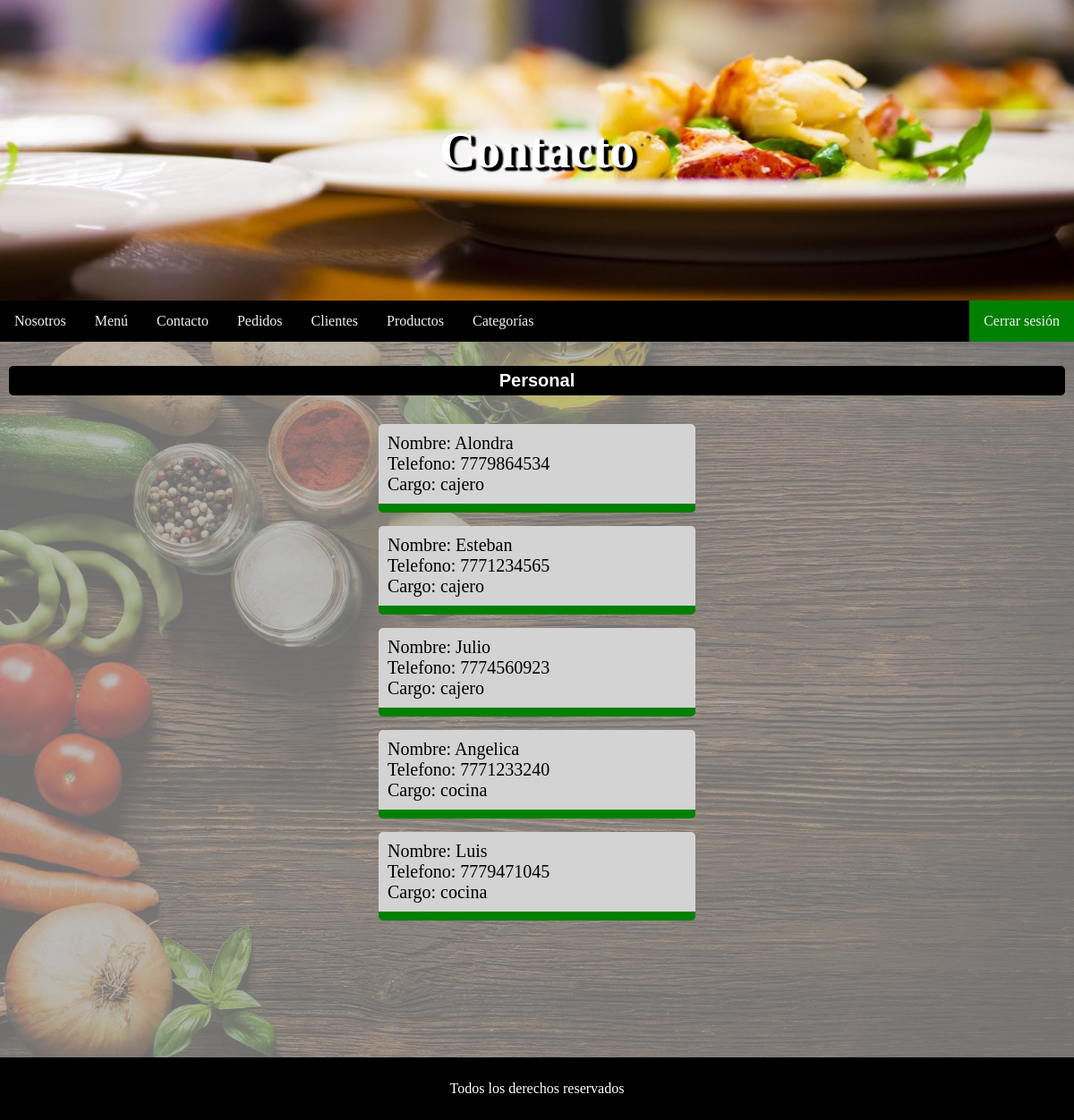
Page /Contacto.php on the committed database.
### tables this page shows
CREATE TABLE `empleado` (
  `idEmpleado` int(11) NOT NULL,
  `cargo` varchar(45) NOT NULL,
  `Usuario_idUsuario` int(11) NOT NULL
);

CREATE TABLE `usuario` (
  `idUsuario` int(11) NOT NULL,
  `nombreUsuario` varchar(45) NOT NULL,
  `password` varchar(45) NOT NULL,
  `nombre` varchar(45) NOT NULL,
  `apellidoP` varchar(45) NOT NULL,
  `apellidoM` varchar(45) NOT NULL,
  `email` varchar(45) NOT NULL,
  `telefono` varchar(45) NOT NULL,
  `sexo` char(1) NOT NULL,
  `fechaNacimiento` date NOT NULL
);

### php/conexion.php (called while the page is built, shortened)
<?php
  function conectar () {
    $usuario = "root";
    $contraseña = "Esteban";
    $servidor = "localhost";
    $base = "cafeteria";
    $conexion = new mysqli($servidor,$usuario,$contraseña,$base);
    return $conexion;
  }
?>

### php/Contacto.php (the view)
<?php
  class Contacto {
    public $conexion;
    public function Contacto(){
      include("conexion.php");
      $this->conexion = conectar();
    }
    public function recuperarDatos(){
      $query = "SELECT nombre, telefono, cargo FROM Usuario, Empleado WHERE idUsuario = Usuario_idUsuario";
      $resultado = $this->conexion->query($query);
      while($fila = mysqli_fetch_array($resultado)){
        echo "
          <div>
            <label>Nombre: ".$fila['nombre']."</label>
            <label>Telefono: ".$fila['telefono']." </label>
            <label>Cargo: ".$fila['cargo']."</label>
          </div>
        ";
      }
    }
  }
?>

### css/Contacto.css (style rules this page uses)
* { box-sizing: border-box; }
body, html { margin: 0; height: 100%; }
#contactos div label { display: block; font-size: 20px; }
#contactos div { border-bottom: 10px solid green; background-color: lightgrey; margin-top: 15px; width: 30%; margin-left: auto; margin-right: auto; border-radius: 5px; padding: 10px; }

### rows in the picture
empleado: Usuario_idUsuario.nombre "Alondra", Usuario_idUsuario.telefono "7779864534", cargo "cajero"
empleado: Usuario_idUsuario.nombre "Esteban", Usuario_idUsuario.telefono "7771234565", cargo "cajero"
empleado: Usuario_idUsuario.nombre "Julio", Usuario_idUsuario.telefono "7774560923", cargo "cajero"
empleado: Usuario_idUsuario.nombre "Angelica", Usuario_idUsuario.telefono "7771233240", cargo "cocina"
empleado: Usuario_idUsuario.nombre "Luis", Usuario_idUsuario.telefono "7779471045", cargo "cocina"
